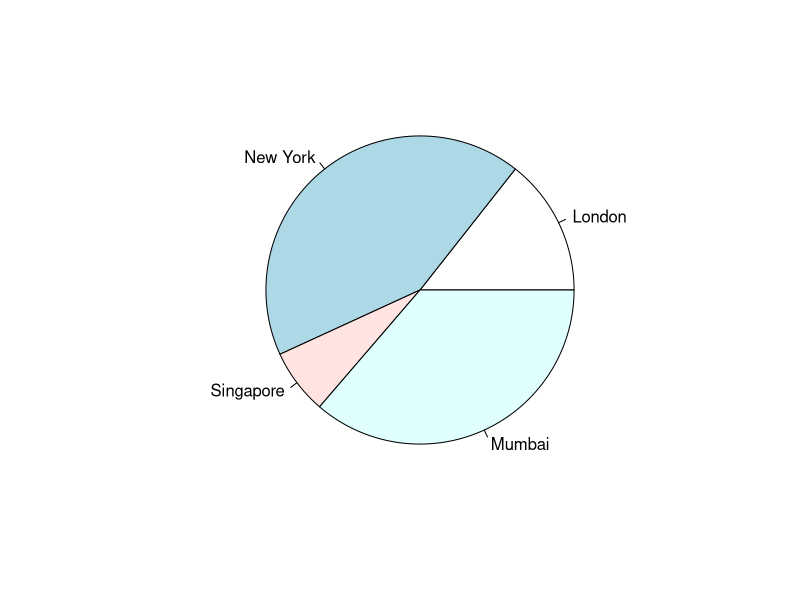

Recreate this plot in R.
# Create data for the graph.
x <- c(21, 62, 10, 53)
labels <- c("London", "New York", "Singapore", "Mumbai")

# Give the chart file a name.
png(file = "city.png")

# Plot the chart.
pie(x,labels)

# Save the file.
dev.off()